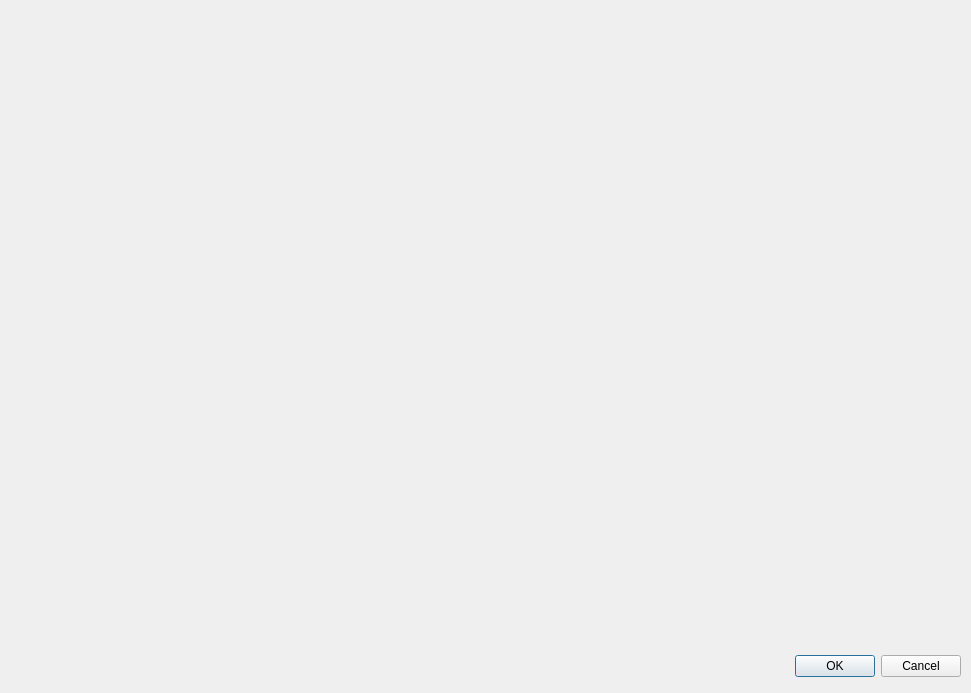
<?xml version="1.0" encoding="UTF-8"?>
<ui version="4.0">
 <class>AnimationFrameEditor</class>
 <widget class="QDialog" name="AnimationFrameEditor">
  <property name="geometry">
   <rect>
    <x>0</x>
    <y>0</y>
    <width>971</width>
    <height>693</height>
   </rect>
  </property>
  <property name="windowTitle">
   <string>Animation Frame Editor</string>
  </property>
  <widget class="QWidget" name="layoutWidget">
   <property name="geometry">
    <rect>
     <x>610</x>
     <y>650</y>
     <width>351</width>
     <height>33</height>
    </rect>
   </property>
   <layout class="QHBoxLayout" name="boxLayout">
    <property name="spacing">
     <number>6</number>
    </property>
    <property name="leftMargin">
     <number>0</number>
    </property>
    <property name="topMargin">
     <number>0</number>
    </property>
    <property name="rightMargin">
     <number>0</number>
    </property>
    <property name="bottomMargin">
     <number>0</number>
    </property>
    <item>
     <spacer>
      <property name="orientation">
       <enum>Qt::Horizontal</enum>
      </property>
      <property name="sizeHint" stdset="0">
       <size>
        <width>131</width>
        <height>31</height>
       </size>
      </property>
     </spacer>
    </item>
    <item>
     <widget class="QPushButton" name="okButton">
      <property name="text">
       <string>OK</string>
      </property>
     </widget>
    </item>
    <item>
     <widget class="QPushButton" name="cancelButton">
      <property name="text">
       <string>Cancel</string>
      </property>
     </widget>
    </item>
   </layout>
  </widget>
 </widget>
 <resources/>
 <connections>
  <connection>
   <sender>okButton</sender>
   <signal>clicked()</signal>
   <receiver>AnimationFrameEditor</receiver>
   <slot>accept()</slot>
   <hints>
    <hint type="sourcelabel">
     <x>278</x>
     <y>253</y>
    </hint>
    <hint type="destinationlabel">
     <x>96</x>
     <y>254</y>
    </hint>
   </hints>
  </connection>
  <connection>
   <sender>cancelButton</sender>
   <signal>clicked()</signal>
   <receiver>AnimationFrameEditor</receiver>
   <slot>reject()</slot>
   <hints>
    <hint type="sourcelabel">
     <x>369</x>
     <y>253</y>
    </hint>
    <hint type="destinationlabel">
     <x>179</x>
     <y>282</y>
    </hint>
   </hints>
  </connection>
 </connections>
</ui>
